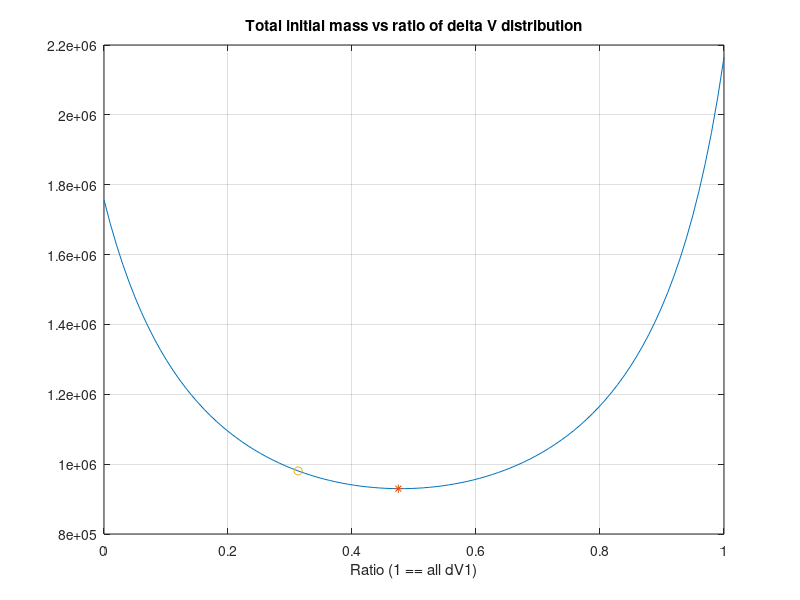

Reproduce this figure in MATLAB.
% Find best dv distribution for different criteria
clear, clc, close all
%% Case 1: 3 stages
M_pl = 25000; % kg
dV_total = 9300; % m/s
% translunar insertion burn for third stage
dv_TLI = 3150; % m/s

% % PROPELLANT % %
ue_H2 = 4273;
% ue_RP1 = 3136;

ue_1 = ue_H2; % m/s % LOX/LH2 exit velocity L2 p16
ue_2 = ue_H2;
ue_TLI = ue_H2;

% increased by 10% for reusibility
inert_fraction_H2 = 0.075;
% inert_fraction_RP1 = 0.063;
delta_1 = inert_fraction_H2 * 1.1;  % From L2 p 16 for LH2
delta_2 = inert_fraction_H2;
delta_3 = inert_fraction_H2;

% calculate m0 for each value in the ratio
% m_pl, ue_1, ue_2, delta1, and delta2 stay the same.
dV_ratio = linspace(0,1);
% get all the possible dV1 and dV2
dV1s = dV_total .* dV_ratio;
dV2s = dV_total .* (1 - dV_ratio);

% mass ratio of final stage
r_3s = exp(-dv_TLI./ue_TLI);
% mass ratio of second stage
r_2s = exp(-dV2s./ue_2);
% mass ratio of first stage
r_1s = exp(-dV1s./ue_1);

% Pl fraction of final stage
l_TLIs = r_3s - delta_3;
% pl fraction of second stage
l_2s = r_2s - delta_2;
% pl fraction of first stage
l_1s = r_1s - delta_1;

% initial mass of final stage
m0_TLIs = M_pl ./ l_TLIs;
% initial mass of second stage
m0_2s = m0_TLIs ./ l_2s;
% initial mass
m0s = m0_2s ./ l_1s;

% find the minimum value
[m0_min, index] = min(m0s);
fprintf("Minimum initial mass = %4.3f kg.\n", m0_min)

% dV at this ratio
dV1 = dV1s(index);
dV2 = dV2s(index);
fprintf("Optimal delta dV for second stage = %4.3f and first stage = %4.3f.\n", dV2, dV1)

%% plotting
plot( dV_ratio, m0s)
title("Total initial mass vs ratio of delta V distribution")
xlabel("Ratio (1 == all dV1)")
hold on, grid on
% plot ideal points
plot(dV_ratio(index), m0_min, '*')
% find point where dV1 = 3000
tol = 100;
[ii,jj] = find(abs(dV1s-3000)<tol);
q = jj(1);
r = dV_ratio(q);
M0_3000 = m0s(q);
plot(r, M0_3000, 'o')
fprintf("When ratio = %4.3f, dV1 = %4.3f m/s", r, dV1s(q))
fprintf("Total mass = %4.3f kg.\n", M0_3000)

% % find the other values
% m_in_1 = delta1*m0
% m_pr_1 = m0 - m_in_1 - m_pl_1s(index)
% m0_2 = m_pl_1s(index);
% m_in_2 = delta2*m0_2
% m_pr_2 = m0_2 - m_in_2 - m_pl
